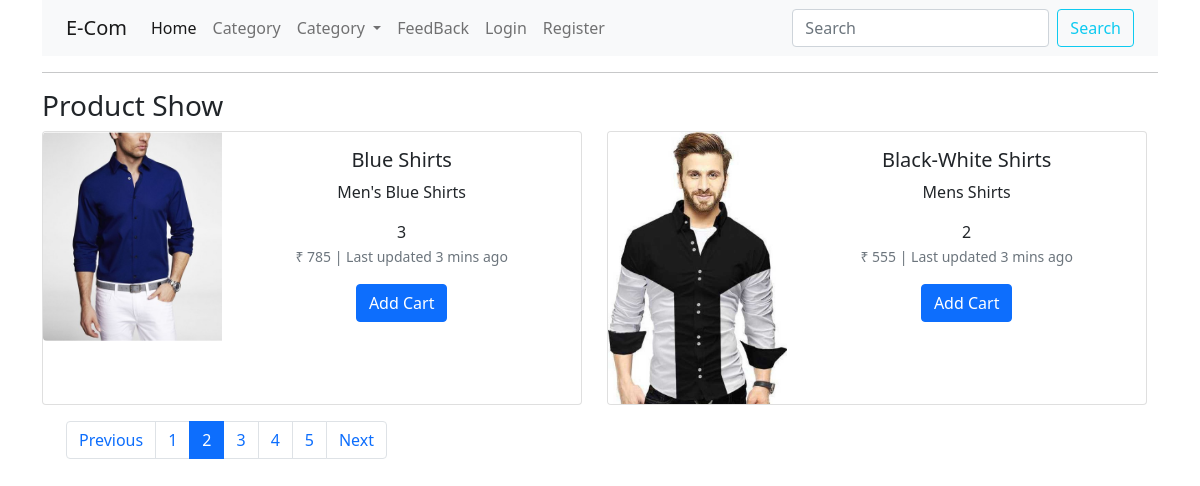
Page /product_list/ on the committed database.
### dashb/models.py (models this page shows, shortened)
class Product(models.Model):
    p_id = models.AutoField(primary_key=True)
    category = models.ForeignKey(Category, verbose_name="Choose Category Here", on_delete=models.CASCADE)
    pname = models.CharField(verbose_name="Product Name", max_length=150)
    ptitle = models.CharField(verbose_name="Product Title", max_length=150, null=True)
    quantity = models.PositiveIntegerField(verbose_name="Product Quantity")
    image = models.ImageField(upload_to='%Y-%m-%d/', validators=[FileExtensionValidator(allowed_extensions=['jpeg', 'jpg', 'png'])], default='avtar.png')
    price = models.PositiveIntegerField(null=True)

### dashb/views.py (the view)
# urls.py: path("product_list/", views.all_product, name="productlist"),
def all_product(request):
    products = Product.objects.all().order_by('p_id')
    page = request.GET.get('page', 2)
    paginator = Paginator(products, 2)
    try:
        all_prods = paginator.page(page)
    except PageNotAnInteger:
        all_prods = paginator.page(1)
    except EmptyPage:
        all_prods = paginator.page(paginator.num_pages)
    context = {
                'all_prods': all_prods,
        }
    return render(request, 'product/showallproduct.html', context)

### templates/product/showallproduct.html (shortened to what this page needs)
{% extends 'common/base.html' %}
{%load crispy_forms_tags %}
{% block content %}
    <div class="container">
        <div class="row">
            <h3>Product Show</h3>
            <div class="col" style="display: flex; column-gap: 25px;">
                {% if all_prods %}
                    {% for product in all_prods %}
                        <div class="card mb-3" style="max-width: 540px;">
                            <div class="row g-0">
                                <div class="col-md-4">
                                    <img src="{{media.url}}{{product.image.url}}" class="img-fluid rounded-start" alt="...">
                                </div>
                                <div class="col-md-8 text-center">
                                    <div class="card-body">
                                        <h5 class="card-title">{{product.pname}}</h5>
                                        <p class="card-text">{{product.ptitle}}</p>
                                        <span class="">{{product.quantity}}</span>
                                        <p class="card-text"><small class="text-muted"> ₹ {{product.price}} | Last updated 3 mins ago</small></p>
                                        {% if request.user.is_authenticated %}
                                            <div class="inline">
                                                <a href="{% url 'product_pdf_view' product.p_id %}" target="_blank"><button class="btn btn-primary">Download</button></a>
                                                <a href=" {% url 'editproduct' product.p_id %}" class="link-info btn btn-outline-primary"  data-bs-toggle="tooltip" data-bs-placement="top" title="Edit Product">Edit</a>
                                                <a href="{% url 'deleteproduct' product.p_id %}" class="link-danger btn btn-outline-danger"  data-bs-toggle="tooltip" data-bs-placement="top" title="Delete Product" onclick="return confirm('Are you sure you want to delete this item')">Delete</a>
                                            </div>
                                        {% else %}
                                        <div class="inline">
                                            <a href="{% url 'userlogin' %}" target="_blank"><button class="btn btn-primary">Add Cart</button></a>
                                        </div>
                                        {% endif %}
                                    </div>
                                </div>
                            </div>
                        </div>
                    {% endfor %}
                {% endif %}
            </div>
        </div>
    </div>
    <div class="container">
        <div class="row">
            <div class="col text-center">
                {% include "product/paginations.html" with page=all_prods %}
            </div>
        </div>
    </div>
{% endblock content %}

### templates/common/base.html (shortened to what this page needs)
{% load static %}<!DOCTYPE html>
<html lang="en">
    <head>
        <link href="https://cdn.jsdelivr.net/npm/bootstrap@5.0.2/dist/css/bootstrap.min.css" rel="stylesheet">
    </head>
    <body>
        <div class="container">
            <div class="row">
                <div class="col-xl">
                    {% include 'common/navbar.html' %}
                </div>
            </div>
        </div>
        {% block content %}{% endblock %}
    </body>
</html>

### templates/common/navbar.html (shortened to what this page needs)
<nav class="navbar navbar-expand-lg navbar-light bg-light">
    <div class="container-fluid">
        {% if user.is_authenticated %}
            <a class="navbar-brand" href="{% url 'product' %}">E-Com</a>
            <button class="navbar-toggler" type="button" data-bs-toggle="collapse" data-bs-target="#navbarSupportedContent" aria-controls="navbarSupportedContent" aria-expanded="false" aria-label="Toggle navigation">
                <span class="navbar-toggler-icon"></span>
            </button>
            <div class="collapse navbar-collapse" id="navbarSupportedContent">
                <ul class="navbar-nav me-auto mb-2 mb-lg-0">
                    <li class="nav-item">
                        <a class="nav-link active" aria-current="page" href="{% url 'product' %}">Home</a>
                    </li>
                    <li class="nav-item">
                        <a class="nav-link" href=" {% url 'searchcategory' %}">Category</a>
                    </li>
                    <li class="nav-item">
                        <a class="nav-link" href="{% url 'create_product' %}">Product</a>
                    </li>
                    <li class="nav-item">
                        <a class="nav-link" href="#">Report-In_Pdf</a>
                    </li>
                    <li class="nav-item">
                        <a class="nav-link" href="{% url 'download_file' %}">Report-In-CSV</a>
                    </li>
                    <li class="nav-item">
                        <a class="nav-link" href=" {% url 'searchuser' %}"> User </a>
                    </li>
                    <li class="nav-item">
                        <a href=' {% url 'viewProduct' %}' class="nav-link">See Product Graph</a>
                    </li>
                    <li class="nav-item">
                        <a href=' {% url 'order' %}' class="nav-link">See Order Graph</a>
                    </li>
                    <li class="nav-item">
                        <a class="nav-link" href="{% url 'logout' %}">Logout</a>
                    </li>
                </ul>
            </div>
        {% else %}
            <a class="navbar-brand" href="{% url 'productlist' %}">E-Com</a>
            <div class="collapse navbar-collapse" id="navbarSupportedContent">
                <ul class="navbar-nav me-auto mb-2 mb-lg-0">
                    <li class="nav-item">
                        <a class="nav-link active" aria-current="page" href="{% url 'productlist' %}">Home</a>
                    </li>
                    <li class="nav-item">
                        <a class="nav-link" href="#">Category</a>
                    </li>
                    <li class="nav-item dropdown">
                        <a class="nav-link dropdown-toggle" href="#" id="navbarDropdown" role="button" data-bs-toggle="dropdown" aria-expanded="false">
                            Category
                        </a>
                      </li>
                    <li class="nav-item">
                        <a class="nav-link" href="#">FeedBack</a>
                    </li>
                    <li class="nav-item">
                        <a class="nav-link" href=" {% url 'userlogin' %}">Login</a>
                    </li>
                    <li class="nav-item">
                        <a class="nav-link" href=" {% url 'userregister' %} ">Register</a>
                    </li>
                </ul>
                <form class="d-flex">
                    <input class="form-control me-2" type="search" placeholder="Search" aria-label="Search">
                    <button class="btn btn-outline-info" type="submit">Search</button>
                </form>
            </div>
        {% endif %}
    </div>
</nav><hr>

### templates/product/paginations.html (shortened to what this page needs)
<div class="container">
    <div class="row">
        <div class="col text-center">
            {% if all_prods.has_other_pages %}
                <nav aria-label="Page navigation example">
                    <ul class="pagination">
                        {% if all_prods.has_previous %}
                            <li class="page-item"><a href="?page={{ all_prods.previous_page_number }}" class="page-link" >Previous</a></li>
                        {% else %}
                            <li class="disabled page-item"><span></span></li>
                        {% endif %}
                        {% for i in all_prods.paginator.page_range %}
                            {% if all_prods.number == i %}
                            <li class="active page-item"><span class="page-link">{{ i }} </span></li>
                            {% else %}
                            <li class="page-item"><a href="?page={{ i }}" class="page-link">{{ i }}</a></li>
                            {% endif %}
                        {% endfor %}
                        {% if all_prods.has_next %}
                            <li class="page-item"><a href="?page={{ all_prods.next_page_number }}" class="page-link">Next</a></li>
                        {% else %}
                            <li class="disabled"><span></span></li>
                        {% endif %}
                    </ul>
                </nav>
            {% endif %}
        </div>
    </div>
</div>

### rows in the picture
Product: image (picture), pname "Blue Shirts", ptitle "Men's Blue Shirts", quantity "3", price "785"
Product: image (picture), pname "Black-White Shirts", ptitle "Mens Shirts", quantity "2", price "555"

### other values in the picture
{{ i }} "1" "3" "4" "5"
{{ i }} "2"
